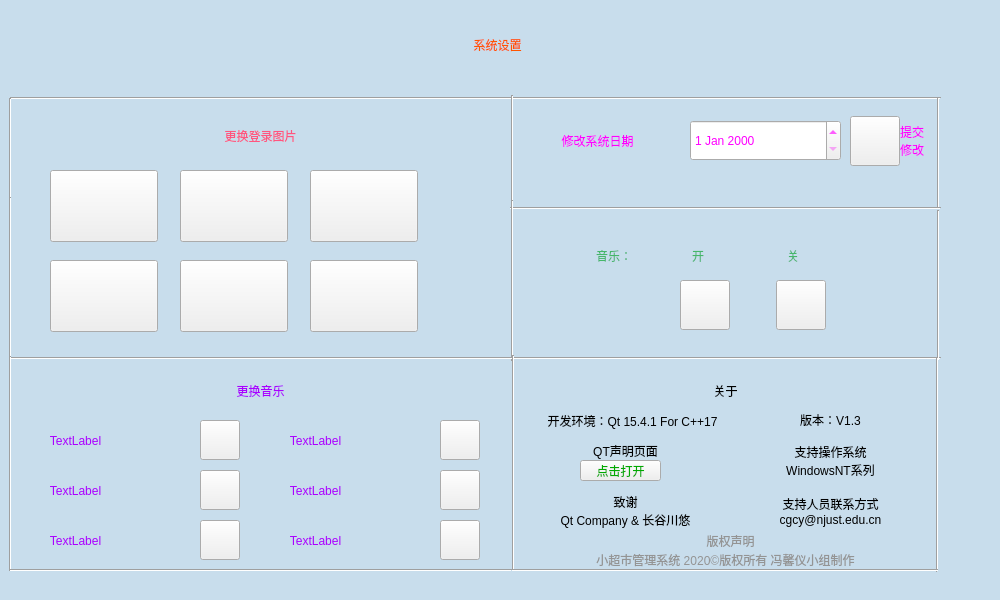
<?xml version="1.0" encoding="UTF-8"?>
<ui version="4.0">
 <class>Setting</class>
 <widget class="QMainWindow" name="Setting">
  <property name="geometry">
   <rect>
    <x>0</x>
    <y>0</y>
    <width>1000</width>
    <height>600</height>
   </rect>
  </property>
  <property name="windowTitle">
   <string>MainWindow</string>
  </property>
  <widget class="QWidget" name="centralwidget">
   <widget class="QLabel" name="label">
    <property name="geometry">
     <rect>
      <x>507</x>
      <y>120</y>
      <width>181</width>
      <height>41</height>
     </rect>
    </property>
    <property name="styleSheet">
     <string notr="true">font: 15pt &quot;方正少儿简体&quot;;
color: rgb(255, 0, 255);</string>
    </property>
    <property name="text">
     <string>修改系统日期</string>
    </property>
    <property name="alignment">
     <set>Qt::AlignCenter</set>
    </property>
   </widget>
   <widget class="QDateEdit" name="dateEdit">
    <property name="geometry">
     <rect>
      <x>690</x>
      <y>120</y>
      <width>151</width>
      <height>41</height>
     </rect>
    </property>
    <property name="styleSheet">
     <string notr="true">font: 15pt &quot;方正少儿简体&quot;;
color: rgb(255, 0, 255);</string>
    </property>
   </widget>
   <widget class="QLabel" name="label_5">
    <property name="geometry">
     <rect>
      <x>20</x>
      <y>110</y>
      <width>481</width>
      <height>51</height>
     </rect>
    </property>
    <property name="styleSheet">
     <string notr="true">font: 15pt &quot;方正少儿简体&quot;;
color: rgb(255, 85, 127);</string>
    </property>
    <property name="text">
     <string>更换登录图片</string>
    </property>
    <property name="alignment">
     <set>Qt::AlignCenter</set>
    </property>
   </widget>
   <widget class="QLabel" name="label_6">
    <property name="geometry">
     <rect>
      <x>20</x>
      <y>370</y>
      <width>481</width>
      <height>41</height>
     </rect>
    </property>
    <property name="styleSheet">
     <string notr="true">font: 15pt &quot;方正少儿简体&quot;;
color: rgb(170, 0, 255);</string>
    </property>
    <property name="text">
     <string>更换音乐</string>
    </property>
    <property name="alignment">
     <set>Qt::AlignCenter</set>
    </property>
   </widget>
   <widget class="QLabel" name="label_7">
    <property name="geometry">
     <rect>
      <x>7</x>
      <y>14</y>
      <width>981</width>
      <height>61</height>
     </rect>
    </property>
    <property name="styleSheet">
     <string notr="true">font: 30pt &quot;方正少儿简体&quot;;
color: rgb(255, 85, 0);</string>
    </property>
    <property name="text">
     <string>系统设置</string>
    </property>
    <property name="alignment">
     <set>Qt::AlignCenter</set>
    </property>
   </widget>
   <widget class="QPushButton" name="pushButton">
    <property name="geometry">
     <rect>
      <x>850</x>
      <y>116</y>
      <width>50</width>
      <height>50</height>
     </rect>
    </property>
    <property name="text">
     <string/>
    </property>
   </widget>
   <widget class="QLabel" name="label_8">
    <property name="geometry">
     <rect>
      <x>900</x>
      <y>120</y>
      <width>68</width>
      <height>41</height>
     </rect>
    </property>
    <property name="styleSheet">
     <string notr="true">font: 9pt &quot;方正少儿简体&quot;;
color: rgb(255, 0, 255);</string>
    </property>
    <property name="text">
     <string>提交
修改</string>
    </property>
   </widget>
   <widget class="Line" name="line">
    <property name="geometry">
     <rect>
      <x>510</x>
      <y>90</y>
      <width>431</width>
      <height>16</height>
     </rect>
    </property>
    <property name="orientation">
     <enum>Qt::Horizontal</enum>
    </property>
   </widget>
   <widget class="Line" name="line_2">
    <property name="geometry">
     <rect>
      <x>504</x>
      <y>95</y>
      <width>16</width>
      <height>111</height>
     </rect>
    </property>
    <property name="orientation">
     <enum>Qt::Vertical</enum>
    </property>
   </widget>
   <widget class="Line" name="line_3">
    <property name="geometry">
     <rect>
      <x>510</x>
      <y>200</y>
      <width>431</width>
      <height>16</height>
     </rect>
    </property>
    <property name="orientation">
     <enum>Qt::Horizontal</enum>
    </property>
   </widget>
   <widget class="Line" name="line_4">
    <property name="geometry">
     <rect>
      <x>930</x>
      <y>97</y>
      <width>16</width>
      <height>111</height>
     </rect>
    </property>
    <property name="orientation">
     <enum>Qt::Vertical</enum>
    </property>
   </widget>
   <widget class="QPushButton" name="pushButton_2">
    <property name="geometry">
     <rect>
      <x>680</x>
      <y>280</y>
      <width>50</width>
      <height>50</height>
     </rect>
    </property>
    <property name="text">
     <string/>
    </property>
   </widget>
   <widget class="QPushButton" name="pushButton_3">
    <property name="geometry">
     <rect>
      <x>776</x>
      <y>280</y>
      <width>50</width>
      <height>50</height>
     </rect>
    </property>
    <property name="text">
     <string/>
    </property>
   </widget>
   <widget class="Line" name="line_5">
    <property name="geometry">
     <rect>
      <x>502</x>
      <y>200</y>
      <width>20</width>
      <height>161</height>
     </rect>
    </property>
    <property name="orientation">
     <enum>Qt::Vertical</enum>
    </property>
   </widget>
   <widget class="Line" name="line_6">
    <property name="geometry">
     <rect>
      <x>510</x>
      <y>350</y>
      <width>431</width>
      <height>16</height>
     </rect>
    </property>
    <property name="orientation">
     <enum>Qt::Horizontal</enum>
    </property>
   </widget>
   <widget class="Line" name="line_7">
    <property name="geometry">
     <rect>
      <x>930</x>
      <y>210</y>
      <width>16</width>
      <height>151</height>
     </rect>
    </property>
    <property name="orientation">
     <enum>Qt::Vertical</enum>
    </property>
   </widget>
   <widget class="QPushButton" name="pushButton_4">
    <property name="geometry">
     <rect>
      <x>50</x>
      <y>170</y>
      <width>108</width>
      <height>72</height>
     </rect>
    </property>
    <property name="text">
     <string/>
    </property>
   </widget>
   <widget class="QPushButton" name="pushButton_5">
    <property name="geometry">
     <rect>
      <x>180</x>
      <y>170</y>
      <width>108</width>
      <height>72</height>
     </rect>
    </property>
    <property name="text">
     <string/>
    </property>
   </widget>
   <widget class="QPushButton" name="pushButton_6">
    <property name="geometry">
     <rect>
      <x>310</x>
      <y>170</y>
      <width>108</width>
      <height>72</height>
     </rect>
    </property>
    <property name="text">
     <string/>
    </property>
   </widget>
   <widget class="QPushButton" name="pushButton_7">
    <property name="geometry">
     <rect>
      <x>50</x>
      <y>260</y>
      <width>108</width>
      <height>72</height>
     </rect>
    </property>
    <property name="text">
     <string/>
    </property>
   </widget>
   <widget class="QPushButton" name="pushButton_8">
    <property name="geometry">
     <rect>
      <x>180</x>
      <y>260</y>
      <width>108</width>
      <height>72</height>
     </rect>
    </property>
    <property name="text">
     <string/>
    </property>
   </widget>
   <widget class="QPushButton" name="pushButton_9">
    <property name="geometry">
     <rect>
      <x>310</x>
      <y>260</y>
      <width>108</width>
      <height>72</height>
     </rect>
    </property>
    <property name="text">
     <string/>
    </property>
   </widget>
   <widget class="Line" name="line_8">
    <property name="geometry">
     <rect>
      <x>10</x>
      <y>88</y>
      <width>501</width>
      <height>20</height>
     </rect>
    </property>
    <property name="orientation">
     <enum>Qt::Horizontal</enum>
    </property>
   </widget>
   <widget class="Line" name="line_9">
    <property name="geometry">
     <rect>
      <x>2</x>
      <y>98</y>
      <width>16</width>
      <height>111</height>
     </rect>
    </property>
    <property name="orientation">
     <enum>Qt::Vertical</enum>
    </property>
   </widget>
   <widget class="Line" name="line_10">
    <property name="geometry">
     <rect>
      <x>0</x>
      <y>197</y>
      <width>20</width>
      <height>161</height>
     </rect>
    </property>
    <property name="orientation">
     <enum>Qt::Vertical</enum>
    </property>
   </widget>
   <widget class="Line" name="line_11">
    <property name="geometry">
     <rect>
      <x>10</x>
      <y>348</y>
      <width>501</width>
      <height>20</height>
     </rect>
    </property>
    <property name="orientation">
     <enum>Qt::Horizontal</enum>
    </property>
   </widget>
   <widget class="QLabel" name="label_9">
    <property name="geometry">
     <rect>
      <x>-20</x>
      <y>420</y>
      <width>191</width>
      <height>41</height>
     </rect>
    </property>
    <property name="styleSheet">
     <string notr="true">color: rgb(170, 0, 255);
font: 11pt &quot;方正少儿简体&quot;;</string>
    </property>
    <property name="text">
     <string>TextLabel</string>
    </property>
    <property name="alignment">
     <set>Qt::AlignCenter</set>
    </property>
   </widget>
   <widget class="QLabel" name="label_10">
    <property name="geometry">
     <rect>
      <x>-20</x>
      <y>470</y>
      <width>191</width>
      <height>41</height>
     </rect>
    </property>
    <property name="styleSheet">
     <string notr="true">color: rgb(170, 0, 255);
font: 11pt &quot;方正少儿简体&quot;;</string>
    </property>
    <property name="text">
     <string>TextLabel</string>
    </property>
    <property name="alignment">
     <set>Qt::AlignCenter</set>
    </property>
   </widget>
   <widget class="QLabel" name="label_11">
    <property name="geometry">
     <rect>
      <x>-20</x>
      <y>520</y>
      <width>191</width>
      <height>41</height>
     </rect>
    </property>
    <property name="styleSheet">
     <string notr="true">color: rgb(170, 0, 255);
font: 11pt &quot;方正少儿简体&quot;;</string>
    </property>
    <property name="text">
     <string>TextLabel</string>
    </property>
    <property name="alignment">
     <set>Qt::AlignCenter</set>
    </property>
   </widget>
   <widget class="QPushButton" name="pushButton_10">
    <property name="geometry">
     <rect>
      <x>200</x>
      <y>420</y>
      <width>40</width>
      <height>40</height>
     </rect>
    </property>
    <property name="text">
     <string/>
    </property>
   </widget>
   <widget class="QPushButton" name="pushButton_11">
    <property name="geometry">
     <rect>
      <x>200</x>
      <y>470</y>
      <width>40</width>
      <height>40</height>
     </rect>
    </property>
    <property name="text">
     <string/>
    </property>
   </widget>
   <widget class="QPushButton" name="pushButton_12">
    <property name="geometry">
     <rect>
      <x>200</x>
      <y>520</y>
      <width>40</width>
      <height>40</height>
     </rect>
    </property>
    <property name="text">
     <string/>
    </property>
   </widget>
   <widget class="QPushButton" name="pushButton_13">
    <property name="geometry">
     <rect>
      <x>440</x>
      <y>420</y>
      <width>40</width>
      <height>40</height>
     </rect>
    </property>
    <property name="text">
     <string/>
    </property>
   </widget>
   <widget class="QLabel" name="label_12">
    <property name="geometry">
     <rect>
      <x>220</x>
      <y>520</y>
      <width>191</width>
      <height>41</height>
     </rect>
    </property>
    <property name="styleSheet">
     <string notr="true">color: rgb(170, 0, 255);
font: 11pt &quot;方正少儿简体&quot;;</string>
    </property>
    <property name="text">
     <string>TextLabel</string>
    </property>
    <property name="alignment">
     <set>Qt::AlignCenter</set>
    </property>
   </widget>
   <widget class="QLabel" name="label_13">
    <property name="geometry">
     <rect>
      <x>220</x>
      <y>470</y>
      <width>191</width>
      <height>41</height>
     </rect>
    </property>
    <property name="styleSheet">
     <string notr="true">color: rgb(170, 0, 255);
font: 11pt &quot;方正少儿简体&quot;;</string>
    </property>
    <property name="text">
     <string>TextLabel</string>
    </property>
    <property name="alignment">
     <set>Qt::AlignCenter</set>
    </property>
   </widget>
   <widget class="QPushButton" name="pushButton_14">
    <property name="geometry">
     <rect>
      <x>440</x>
      <y>520</y>
      <width>40</width>
      <height>40</height>
     </rect>
    </property>
    <property name="text">
     <string/>
    </property>
   </widget>
   <widget class="QLabel" name="label_14">
    <property name="geometry">
     <rect>
      <x>220</x>
      <y>420</y>
      <width>191</width>
      <height>41</height>
     </rect>
    </property>
    <property name="styleSheet">
     <string notr="true">color: rgb(170, 0, 255);
font: 11pt &quot;方正少儿简体&quot;;</string>
    </property>
    <property name="text">
     <string>TextLabel</string>
    </property>
    <property name="alignment">
     <set>Qt::AlignCenter</set>
    </property>
   </widget>
   <widget class="QPushButton" name="pushButton_15">
    <property name="geometry">
     <rect>
      <x>440</x>
      <y>470</y>
      <width>40</width>
      <height>40</height>
     </rect>
    </property>
    <property name="text">
     <string/>
    </property>
   </widget>
   <widget class="Line" name="line_12">
    <property name="geometry">
     <rect>
      <x>0</x>
      <y>356</y>
      <width>20</width>
      <height>215</height>
     </rect>
    </property>
    <property name="orientation">
     <enum>Qt::Vertical</enum>
    </property>
   </widget>
   <widget class="Line" name="line_13">
    <property name="geometry">
     <rect>
      <x>10</x>
      <y>560</y>
      <width>502</width>
      <height>20</height>
     </rect>
    </property>
    <property name="orientation">
     <enum>Qt::Horizontal</enum>
    </property>
   </widget>
   <widget class="Line" name="line_14">
    <property name="geometry">
     <rect>
      <x>503</x>
      <y>355</y>
      <width>20</width>
      <height>215</height>
     </rect>
    </property>
    <property name="orientation">
     <enum>Qt::Vertical</enum>
    </property>
   </widget>
   <widget class="Line" name="line_15">
    <property name="geometry">
     <rect>
      <x>927</x>
      <y>357</y>
      <width>20</width>
      <height>215</height>
     </rect>
    </property>
    <property name="orientation">
     <enum>Qt::Vertical</enum>
    </property>
   </widget>
   <widget class="Line" name="line_16">
    <property name="geometry">
     <rect>
      <x>512</x>
      <y>562</y>
      <width>426</width>
      <height>16</height>
     </rect>
    </property>
    <property name="orientation">
     <enum>Qt::Horizontal</enum>
    </property>
   </widget>
   <widget class="QLabel" name="label_15">
    <property name="geometry">
     <rect>
      <x>520</x>
      <y>370</y>
      <width>411</width>
      <height>41</height>
     </rect>
    </property>
    <property name="styleSheet">
     <string notr="true">font: 15pt &quot;方正少儿简体&quot;;
color: rgb(0, 0, 0);</string>
    </property>
    <property name="text">
     <string>关于</string>
    </property>
    <property name="alignment">
     <set>Qt::AlignCenter</set>
    </property>
   </widget>
   <widget class="QLabel" name="label_16">
    <property name="geometry">
     <rect>
      <x>517</x>
      <y>410</y>
      <width>231</width>
      <height>21</height>
     </rect>
    </property>
    <property name="styleSheet">
     <string notr="true">font: 9pt &quot;方正粗圆简体&quot;;</string>
    </property>
    <property name="text">
     <string>开发环境：Qt 15.4.1 For C++17</string>
    </property>
    <property name="alignment">
     <set>Qt::AlignCenter</set>
    </property>
   </widget>
   <widget class="QLabel" name="label_17">
    <property name="geometry">
     <rect>
      <x>520</x>
      <y>440</y>
      <width>211</width>
      <height>21</height>
     </rect>
    </property>
    <property name="styleSheet">
     <string notr="true">font: 9pt &quot;方正粗圆简体&quot;;</string>
    </property>
    <property name="text">
     <string>QT声明页面</string>
    </property>
    <property name="alignment">
     <set>Qt::AlignCenter</set>
    </property>
   </widget>
   <widget class="QLabel" name="label_18">
    <property name="geometry">
     <rect>
      <x>520</x>
      <y>490</y>
      <width>211</width>
      <height>41</height>
     </rect>
    </property>
    <property name="styleSheet">
     <string notr="true">font: 9pt &quot;方正粗圆简体&quot;;</string>
    </property>
    <property name="text">
     <string>致谢
Qt Company &amp; 长谷川悠</string>
    </property>
    <property name="alignment">
     <set>Qt::AlignCenter</set>
    </property>
   </widget>
   <widget class="QLabel" name="label_19">
    <property name="geometry">
     <rect>
      <x>730</x>
      <y>410</y>
      <width>201</width>
      <height>20</height>
     </rect>
    </property>
    <property name="styleSheet">
     <string notr="true">font: 9pt &quot;方正粗圆简体&quot;;</string>
    </property>
    <property name="text">
     <string>版本：V1.3</string>
    </property>
    <property name="alignment">
     <set>Qt::AlignCenter</set>
    </property>
   </widget>
   <widget class="QLabel" name="label_20">
    <property name="geometry">
     <rect>
      <x>730</x>
      <y>440</y>
      <width>201</width>
      <height>41</height>
     </rect>
    </property>
    <property name="styleSheet">
     <string notr="true">font: 9pt &quot;方正粗圆简体&quot;;</string>
    </property>
    <property name="text">
     <string>支持操作系统
WindowsNT系列</string>
    </property>
    <property name="alignment">
     <set>Qt::AlignCenter</set>
    </property>
   </widget>
   <widget class="QLabel" name="label_21">
    <property name="geometry">
     <rect>
      <x>740</x>
      <y>490</y>
      <width>181</width>
      <height>41</height>
     </rect>
    </property>
    <property name="styleSheet">
     <string notr="true">font: 9pt &quot;方正粗圆简体&quot;;</string>
    </property>
    <property name="text">
     <string>支持人员联系方式
cgcy@njust.edu.cn</string>
    </property>
    <property name="alignment">
     <set>Qt::AlignCenter</set>
    </property>
   </widget>
   <widget class="QLabel" name="label_22">
    <property name="geometry">
     <rect>
      <x>660</x>
      <y>530</y>
      <width>141</width>
      <height>21</height>
     </rect>
    </property>
    <property name="styleSheet">
     <string notr="true">color: rgb(148, 148, 148);</string>
    </property>
    <property name="text">
     <string>版权声明</string>
    </property>
    <property name="alignment">
     <set>Qt::AlignCenter</set>
    </property>
   </widget>
   <widget class="QPushButton" name="pushButton_16">
    <property name="geometry">
     <rect>
      <x>580</x>
      <y>460</y>
      <width>81</width>
      <height>21</height>
     </rect>
    </property>
    <property name="styleSheet">
     <string notr="true">color:rgb(0, 170, 0);
font: 7pt &quot;雅痞-简&quot;;</string>
    </property>
    <property name="text">
     <string>点击打开</string>
    </property>
   </widget>
   <widget class="QLabel" name="label_23">
    <property name="geometry">
     <rect>
      <x>520</x>
      <y>550</y>
      <width>411</width>
      <height>20</height>
     </rect>
    </property>
    <property name="styleSheet">
     <string notr="true">color: rgb(148, 148, 148);</string>
    </property>
    <property name="text">
     <string>小超市管理系统 2020©版权所有 冯馨仪小组制作</string>
    </property>
    <property name="alignment">
     <set>Qt::AlignCenter</set>
    </property>
   </widget>
   <widget class="QLabel" name="label_24">
    <property name="geometry">
     <rect>
      <x>0</x>
      <y>0</y>
      <width>1000</width>
      <height>600</height>
     </rect>
    </property>
    <property name="styleSheet">
     <string notr="true">background-color: rgba(154, 200, 233, 115);</string>
    </property>
    <property name="text">
     <string/>
    </property>
   </widget>
   <widget class="QWidget" name="">
    <property name="geometry">
     <rect>
      <x>596</x>
      <y>240</y>
      <width>281</width>
      <height>32</height>
     </rect>
    </property>
    <layout class="QHBoxLayout" name="horizontalLayout">
     <item>
      <widget class="QLabel" name="label_2">
       <property name="styleSheet">
        <string notr="true">font: 15pt &quot;方正少儿简体&quot;;
color: rgb(0, 170, 0);</string>
       </property>
       <property name="text">
        <string>音乐：</string>
       </property>
      </widget>
     </item>
     <item>
      <widget class="QLabel" name="label_3">
       <property name="styleSheet">
        <string notr="true">font: 15pt &quot;方正少儿简体&quot;;
color: rgb(0, 170, 0);</string>
       </property>
       <property name="text">
        <string>开</string>
       </property>
      </widget>
     </item>
     <item>
      <widget class="QLabel" name="label_4">
       <property name="styleSheet">
        <string notr="true">font: 15pt &quot;方正少儿简体&quot;;
color: rgb(0, 170, 0);</string>
       </property>
       <property name="text">
        <string>关</string>
       </property>
      </widget>
     </item>
    </layout>
    <zorder>label_3</zorder>
   </widget>
   <zorder>label_24</zorder>
   <zorder>label</zorder>
   <zorder>dateEdit</zorder>
   <zorder>label_2</zorder>
   <zorder>label_3</zorder>
   <zorder>label_4</zorder>
   <zorder>label_5</zorder>
   <zorder>label_6</zorder>
   <zorder>label_7</zorder>
   <zorder>pushButton</zorder>
   <zorder>label_8</zorder>
   <zorder>line</zorder>
   <zorder>line_2</zorder>
   <zorder>line_3</zorder>
   <zorder>line_4</zorder>
   <zorder>pushButton_2</zorder>
   <zorder>pushButton_3</zorder>
   <zorder>line_5</zorder>
   <zorder>line_6</zorder>
   <zorder>line_7</zorder>
   <zorder>pushButton_4</zorder>
   <zorder>pushButton_5</zorder>
   <zorder>pushButton_6</zorder>
   <zorder>pushButton_7</zorder>
   <zorder>pushButton_8</zorder>
   <zorder>pushButton_9</zorder>
   <zorder>line_8</zorder>
   <zorder>line_9</zorder>
   <zorder>line_10</zorder>
   <zorder>line_11</zorder>
   <zorder>label_9</zorder>
   <zorder>label_10</zorder>
   <zorder>label_11</zorder>
   <zorder>pushButton_10</zorder>
   <zorder>pushButton_11</zorder>
   <zorder>pushButton_12</zorder>
   <zorder>pushButton_13</zorder>
   <zorder>label_12</zorder>
   <zorder>label_13</zorder>
   <zorder>pushButton_14</zorder>
   <zorder>label_14</zorder>
   <zorder>pushButton_15</zorder>
   <zorder>line_12</zorder>
   <zorder>line_13</zorder>
   <zorder>line_14</zorder>
   <zorder>line_15</zorder>
   <zorder>line_16</zorder>
   <zorder>label_15</zorder>
   <zorder>label_16</zorder>
   <zorder>label_17</zorder>
   <zorder>label_18</zorder>
   <zorder>label_19</zorder>
   <zorder>label_20</zorder>
   <zorder>label_21</zorder>
   <zorder>label_22</zorder>
   <zorder>pushButton_16</zorder>
   <zorder>label_23</zorder>
  </widget>
  <widget class="QMenuBar" name="menubar">
   <property name="geometry">
    <rect>
     <x>0</x>
     <y>0</y>
     <width>1000</width>
     <height>23</height>
    </rect>
   </property>
  </widget>
 </widget>
 <resources/>
 <connections/>
</ui>
